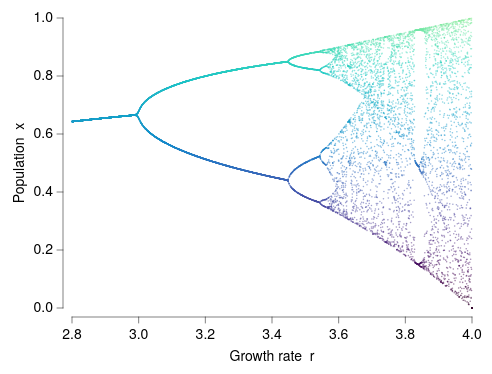

The specification (Vega-Lite) saved for this image:
### Vega-Lite specification from a JSON file in a GitHub repository (floating-point values rounded to 4 significant figures; data arrays with more than 128 entries replaced by an {"elided": "..."} marker saying what was removed)
{"background": null, "config": {"arc": {"fill": "#DBDBDB", "fillOpacity": 1.0, "innerRadius": 36.25, "padAngle": 0.03, "stroke": "black", "strokeOpacity": 1, "strokeWidth": 0.25}, "area": {"fill": "#DBDBDB", "fillOpacity": 1.0, "stroke": "black", "strokeOpacity": 1, "strokeWidth": 0.25}, "axis": {"domain": true, "domainCap": "round", "domainColor": "black", "domainWidth": 0.25, "grid": false, "gridCap": "round", "gridColor": "#F1F1F1", "gridDash": [0, 0], "gridOpacity": 1.0, "gridWidth": 0.25, "labelColor": "black", "labelFont": "Helvetica Neue, HelveticaNeue, Helvetica, Arial, sans-serif", "labelFontSize": 7, "labelFontStyle": "normal", "labelFontWeight": 400, "offset": 4.5, "ticks": true, "tickCap": "round", "tickColor": "black", "tickRound": false, "tickSize": 3, "tickWidth": 0.25, "titleColor": "black", "titleFont": "Helvetica Neue, HelveticaNeue, Helvetica, Arial, sans-serif", "titleFontSize": 7, "titleFontStyle": "normal", "titleFontWeight": 400}, "axisX": {"domain": true, "labelAlign": "center", "labelAngle": 0, "labels": true, "ticks": true, "translate": 0}, "axisY": {"domain": true, "labelAlign": "right", "labelAngle": 0, "labels": true, "ticks": true, "translate": 0}, "axisRight": {"domain": true, "labelAlign": "left", "labelAngle": 0, "labels": true, "ticks": true, "translate": 0}, "axisTop": {"domain": true, "labelAlign": "center", "labelAngle": 0, "labels": true, "ticks": true, "translate": 0}, "axisBand": {"tickOffset": 0}, "bar": {"fill": "#DBDBDB", "fillOpacity": 1.0, "stroke": "black", "strokeOpacity": 1, "strokeWidth": 0.25}, "boxplot": {"size": 13.05, "ticks": {"cornerRadius": 0.25, "fill": "black", "opacity": 1, "size": 6.525, "thickness": 0.25}, "box": {"fillOpacity": 1.0, "stroke": "black", "strokeOpacity": 1, "strokeWidth": 0.25}, "median": {"cornerRadius": 0, "fill": "black", "fillOpacity": 1.0, "opacity": 1, "size": 13.05, "thickness": 0.25}, "rule": {"fill": "black", "fillOpacity": 1.0, "size": 14.5, "stroke": "black", "strokeDash": [0, 0], "strokeOpacity": 1, "strokeWidth": 0.25}, "outliers": {"color": "black", "fill": "black", "fillOpacity": 1.0, "size": 0, "stroke": "black", "strokeOpacity": 1, "strokeWidth": 0.25}}, "circle": {"fill": "black", "fillOpacity": 1.0, "size": 1.812, "stroke": null, "strokeOpacity": 1, "strokeWidth": 0.25}, "errorband": {"band": {"fillOpacity": 0.6, "stroke": null, "strokeWidth": 0.25, "strokeOpacity": 1}, "borders": {"opacity": 0, "strokeOpacity": 0.25, "strokeWidth": 1}}, "errorbar": {"opacity": 1, "rule": {"strokeDash": [0, 0], "strokeWidth": 0.25}, "ticks": {"color": "black", "cornerRadius": 0.125, "opacity": 1, "size": 8.7, "thickness": 0.25}, "thickness": 0.25}, "font": "Helvetica Neue, HelveticaNeue, Helvetica, Arial, sans-serif", "geoshape": {"fill": "#DBDBDB", "fillOpacity": 1.0, "stroke": "black", "strokeOpacity": 1, "strokeWidth": 0.25}, "header": {"labelColor": "black", "labelFont": "Helvetica Neue, HelveticaNeue, Helvetica, Arial, sans-serif", "labelFontSize": 7, "labelFontStyle": "normal", "labelFontWeight": 400, "titleColor": "black", "titleFont": "Helvetica Neue, HelveticaNeue, Helvetica, Arial, sans-serif", "titleFontSize": 7, "titleFontStyle": "normal", "titleFontWeight": 400, "titlePadding": 0}, "legend": {"disable": false, "offset": 4.5, "titlePadding": 4, "labelOffset": 2, "gradientLabelOffset": 2, "gradientLength": 72.5, "gradientThickness": 7.25, "gradientOpacity": 1.0, "gradientStrokeColor": "black", "gradientStrokeWidth": 0.25, "labelColor": "black", "labelFont": "Helvetica Neue, HelveticaNeue, Helvetica, Arial, sans-serif", "labelFontSize": 7, "labelFontStyle": "normal", "labelFontWeight": 400, "strokeColor": "black", "strokeWidth": 0, "symbolSize": 42, "symbolStrokeColor": "black", "symbolStrokeWidth": 0.25, "titleColor": "black", "titleFont": "Helvetica Neue, HelveticaNeue, Helvetica, Arial, sans-serif", "titleFontSize": 7, "titleFontStyle": "normal", "titleFontWeight": 400}, "line": {"color": "black", "stroke": "black", "strokeCap": "round", "strokeDash": [0, 0], "strokeOpacity": 1, "strokeWidth": 0.375}, "point": {"filled": true, "fill": "#DBDBDB", "fillOpacity": 1.0, "size": 7.25, "stroke": "black", "strokeOpacity": 1, "strokeWidth": 0.25}, "range": {"category": ["#5CA7B1", "#CDDEF3", "#B7B3E4", "#B3DAB5", "#F5E1B3", "#3D727B", "#8AA8D2", "#867DAC", "#80A988", "#CBB17A", "#204148", "#59719A", "#584C77", "#507B5F", "#9D824D"], "diverging": {"scheme": ["#C35082", "#CE6D94", "#D989A7", "#E2A4BA", "#EABFCE", "#F1DBE2", "#F6F6F6", "#D7E0EB", "#B9CBE0", "#9BB6D5", "#7DA1C9", "#5F8CBD", "#4177B1"]}, "heatmap": {"scheme": ["#32022B", "#43044D", "#4C196E", "#4D338C", "#484DA6", "#3A68BB", "#1D83CA", "#1D9CCB", "#23B5C9", "#28CDC5", "#4DE0B4", "#91EE9F"]}, "ordinal": {"scheme": ["#F1F1F1", "#DBDBDB", "#C6C6C6", "#B2B2B2", "#9D9D9D", "#898989", "#767676", "#636363", "#515151", "#404040", "#2F2F2F", "#1F1F1F"]}, "ramp": {"scheme": ["#32022B", "#43044D", "#4C196E", "#4D338C", "#484DA6", "#3A68BB", "#1D83CA", "#1D9CCB", "#23B5C9", "#28CDC5", "#4DE0B4", "#91EE9F"]}}, "rule": {"color": "black", "stroke": "black", "strokeCap": "round", "strokeDash": [2, 2], "strokeOpacity": 1, "strokeWidth": 0.25}, "scale": {"bandPaddingInner": 0.1, "bandPaddingOuter": 0.1, "round": false}, "rect": {"fill": "#DBDBDB", "fillOpacity": 1.0, "stroke": "black", "strokeOpacity": 1, "strokeWidth": 0.25}, "square": {"fill": "#DBDBDB", "fillOpacity": 1.0, "size": 14.5, "stroke": "black", "strokeOpacity": 1, "strokeWidth": 0.25}, "text": {"color": "black", "font": "Helvetica Neue, HelveticaNeue, Helvetica, Arial, sans-serif", "fontSize": 7, "fontStyle": "normal", "fontWeight": 400}, "tick": {"color": "black", "cornerRadius": 0.125, "opacity": 1.0, "size": 13.05, "thickness": 0.25}, "title": {"anchor": "middle", "frame": "group", "color": "black", "font": "Helvetica Neue, HelveticaNeue, Helvetica, Arial, sans-serif", "fontSize": 7, "fontStyle": "normal", "fontWeight": 400, "subtitleColor": "black", "subtitleFont": "Helvetica Neue, HelveticaNeue, Helvetica, Arial, sans-serif", "subtitleFontSize": "Helvetica Neue, HelveticaNeue, Helvetica, Arial, sans-serif", "subtitleFontStyle": "normal", "subtitleFontWeight": 400}, "trail": {"color": "black", "opacity": 1, "size": 0.375}, "view": {"continuousWidth": 200, "continuousHeight": 145, "discreteWidth": 200, "discreteHeight": 145, "fill": null, "stroke": null, "strokeWidth": 0.25}}, "data": {"name": "data-6d28555145ee246e3d8774a129532c93"}, "mark": {"type": "circle", "opacity": 0.5, "size": 0.6}, "encoding": {"color": {"field": "x", "legend": null, "type": "quantitative"}, "x": {"field": "r", "scale": {"domain": [2.8, 4.0], "nice": false}, "title": "Growth rate  r", "type": "quantitative"}, "y": {"field": "x", "scale": {"domain": [0, 1], "nice": false}, "title": "Population  x", "type": "quantitative"}}, "$schema": "https://vega.github.io/schema/vega-lite/v6.4.1.json", "datasets": {"data-6d28555145ee246e3d8774a129532c93": {"elided": "14000 records"}}}
